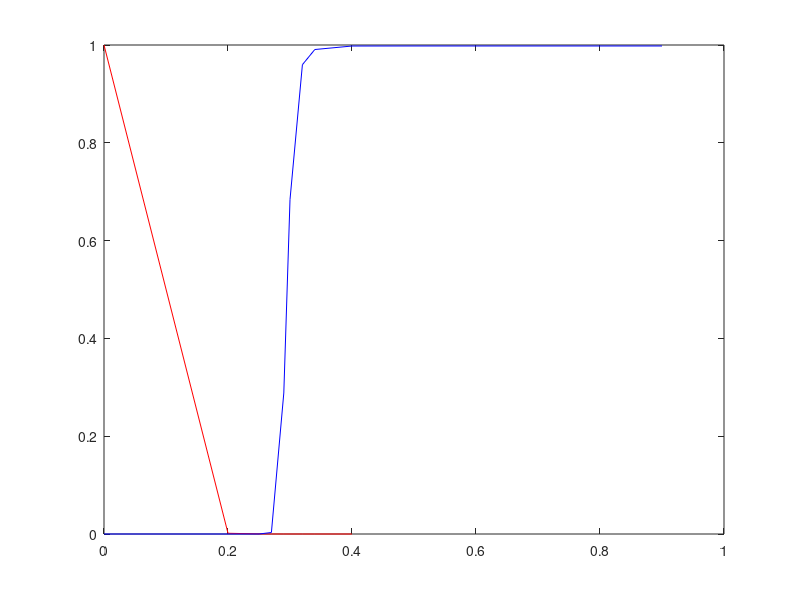

MATLAB code for this plot:
n = [748  2252         0    1497000;
2680   320         0    1497000;
2921    79         9    1496991;
2981    19      1208    1495792;
2994     6      6472    1490528;
3000     0     71496    1425504;
3000     0    321615    1175385;
3000     0   1439137      57863;
3000     0   1497000          0;
3000     0   1497000          0;
3000     0   1497000          0;
3000     0   1497000          0;
3000     0   1497000          0];

tp = n(:, 1) ./ (n(:, 1) + n(:, 3));
fp = n(:, 3) ./ (n(:, 1) + n(:, 3));
fn = n(:, 2) ./ (n(:, 2) + n(:, 4));
tn = n(:, 4) ./ (n(:, 2) + n(:, 4));

error = [0.2 0.25 0.27 0.29 0.3 0.32 0.34 0.4 0.5 0.6 0.7 0.8 0.9];

plot([0, error], [1; fn], 'r', [0, error], [0; fp], 'b')
